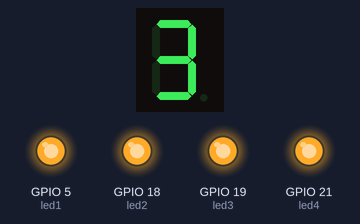
Bench run of a program on a simulated ESP32 board running MicroPython. Shown: 1-digit seven-segment display, output pins drawn as LEDs (lit = HIGH). The segment pins are drawn as the display they are named for; pins used as bus, display or sensor lines are not drawn; what the program prints to the serial console is not drawn.

Above: at 0.45 s.
At 2.89 s:
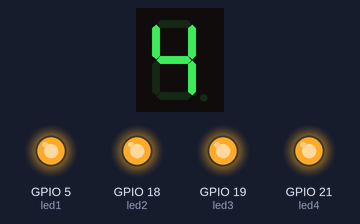
At 5.62 s:
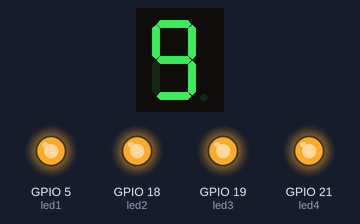
At 10.48 s:
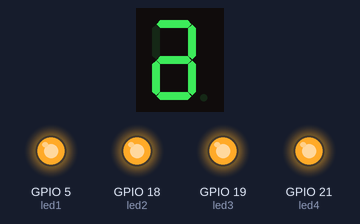
At 15.66 s:
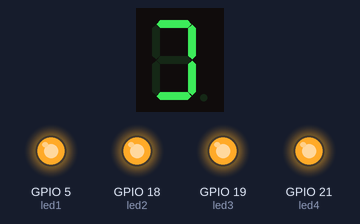
At 21.14 s:
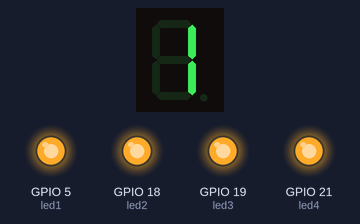
Timing chart, 0 to 21.3 s (numbered marks = the images above):
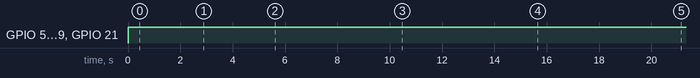

Measured:
- by itself, GPIO 5 (led1), GPIO 18 (led2): LOW → HIGH at 0.01 s
- by itself, GPIO 19 (led3), GPIO 21 (led4): LOW → HIGH at 0.00 s
- what the display in image 1 shows lasts 0.6 s, from 2.4 s to 3.0 s
- what the display in image 4 shows lasts 1.8 s, from 14.3 s to 16.1 s

The program:

4number.py
```python
import machine
import time


led1 = machine.Pin(5, machine.Pin.OUT)
led2 = machine.Pin(18, machine.Pin.OUT)
led3 = machine.Pin(19, machine.Pin.OUT)
led4 = machine.Pin(21, machine.Pin.OUT)

number_led_list = [led1, led2, led3, led4]


a = machine.Pin(13, machine.Pin.OUT)
b = machine.Pin(12, machine.Pin.OUT)
c = machine.Pin(14, machine.Pin.OUT)
d = machine.Pin(27, machine.Pin.OUT)
e = machine.Pin(26, machine.Pin.OUT)
f = machine.Pin(25, machine.Pin.OUT)
g = machine.Pin(33, machine.Pin.OUT)
h = machine.Pin(32, machine.Pin.OUT)

# 将对应的引脚对象存储到列表
led_list = [a, b, c, d, e, f, g, h]

number_dict = {
    0: "11111100",
    1: "01100000",
    2: "11011010",
    3: "11110010",
    4: "01100110",
    5: "10110110",
    6: "10111110",
    7: "11100000",
    8: "11111110",
    9: "11110110",
}

def show_number(number):
    if number_dict.get(number):
        i = 0
        for num in number_dict.get(number):  # 此时就是对应的value，即类似的"01110111"
            if num == "1":
                led_list[i].value(1)
            else:
                led_list[i].value(0)
            i += 1

def led_light_on(i):
    # 全部设置为0
    for led in number_led_list:
        led.value(1)

    number_led_list[i].value(0)

def show_4_number(number):
    if 0 <= number <= 9999:
        i = 0
        for num in str(number):
            print(num)
            show_number(int(num))
            led_light_on(i)
            time.sleep_ms(5)
            i += 1

for i in range(1234, 10000):
    for j in range(10):
        show_4_number(i)
```
